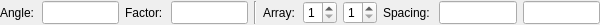
<?xml version="1.0" encoding="UTF-8"?>
<ui version="4.0">
 <class>Ui_InsertOptions</class>
 <widget class="QWidget" name="Ui_InsertOptions">
  <property name="geometry">
   <rect>
    <x>0</x>
    <y>0</y>
    <width>600</width>
    <height>24</height>
   </rect>
  </property>
  <property name="sizePolicy">
   <sizepolicy hsizetype="Preferred" vsizetype="Preferred">
    <horstretch>0</horstretch>
    <verstretch>0</verstretch>
   </sizepolicy>
  </property>
  <property name="minimumSize">
   <size>
    <width>0</width>
    <height>0</height>
   </size>
  </property>
  <property name="maximumSize">
   <size>
    <width>16777215</width>
    <height>16777215</height>
   </size>
  </property>
  <property name="windowTitle">
   <string>Insert Options</string>
  </property>
  <property name="toolTip">
   <string/>
  </property>
  <layout class="QGridLayout" name="gridLayout">
   <property name="leftMargin">
    <number>0</number>
   </property>
   <property name="topMargin">
    <number>1</number>
   </property>
   <property name="rightMargin">
    <number>0</number>
   </property>
   <property name="bottomMargin">
    <number>1</number>
   </property>
   <item row="0" column="0">
    <widget class="QLabel" name="lAngle">
     <property name="sizePolicy">
      <sizepolicy hsizetype="Preferred" vsizetype="Preferred">
       <horstretch>0</horstretch>
       <verstretch>0</verstretch>
      </sizepolicy>
     </property>
     <property name="minimumSize">
      <size>
       <width>36</width>
       <height>0</height>
      </size>
     </property>
     <property name="text">
      <string>Angle:</string>
     </property>
     <property name="wordWrap">
      <bool>false</bool>
     </property>
    </widget>
   </item>
   <item row="0" column="1">
    <widget class="QLineEdit" name="leAngle">
     <property name="sizePolicy">
      <sizepolicy hsizetype="Preferred" vsizetype="Preferred">
       <horstretch>0</horstretch>
       <verstretch>0</verstretch>
      </sizepolicy>
     </property>
     <property name="minimumSize">
      <size>
       <width>32</width>
       <height>0</height>
      </size>
     </property>
     <property name="toolTip">
      <string>Rotation Angle</string>
     </property>
    </widget>
   </item>
   <item row="0" column="2">
    <widget class="QLabel" name="lFactor">
     <property name="sizePolicy">
      <sizepolicy hsizetype="Preferred" vsizetype="Preferred">
       <horstretch>0</horstretch>
       <verstretch>0</verstretch>
      </sizepolicy>
     </property>
     <property name="minimumSize">
      <size>
       <width>40</width>
       <height>0</height>
      </size>
     </property>
     <property name="text">
      <string>Factor:</string>
     </property>
     <property name="wordWrap">
      <bool>false</bool>
     </property>
    </widget>
   </item>
   <item row="0" column="3">
    <widget class="QLineEdit" name="leFactor">
     <property name="sizePolicy">
      <sizepolicy hsizetype="Preferred" vsizetype="Preferred">
       <horstretch>0</horstretch>
       <verstretch>0</verstretch>
      </sizepolicy>
     </property>
     <property name="minimumSize">
      <size>
       <width>32</width>
       <height>0</height>
      </size>
     </property>
     <property name="toolTip">
      <string>Scale Factor</string>
     </property>
    </widget>
   </item>
   <item row="0" column="4">
    <widget class="Line" name="line">
     <property name="orientation">
      <enum>Qt::Vertical</enum>
     </property>
    </widget>
   </item>
   <item row="0" column="5">
    <widget class="QLabel" name="lArray">
     <property name="sizePolicy">
      <sizepolicy hsizetype="Preferred" vsizetype="Preferred">
       <horstretch>0</horstretch>
       <verstretch>0</verstretch>
      </sizepolicy>
     </property>
     <property name="minimumSize">
      <size>
       <width>34</width>
       <height>0</height>
      </size>
     </property>
     <property name="text">
      <string>Array:</string>
     </property>
     <property name="wordWrap">
      <bool>false</bool>
     </property>
    </widget>
   </item>
   <item row="0" column="6">
    <widget class="QSpinBox" name="sbColumns">
     <property name="sizePolicy">
      <sizepolicy hsizetype="Preferred" vsizetype="Preferred">
       <horstretch>0</horstretch>
       <verstretch>0</verstretch>
      </sizepolicy>
     </property>
     <property name="minimumSize">
      <size>
       <width>34</width>
       <height>0</height>
      </size>
     </property>
     <property name="toolTip">
      <string>Number of Columns</string>
     </property>
     <property name="minimum">
      <number>1</number>
     </property>
     <property name="maximum">
      <number>10000</number>
     </property>
    </widget>
   </item>
   <item row="0" column="7">
    <widget class="QSpinBox" name="sbRows">
     <property name="sizePolicy">
      <sizepolicy hsizetype="Preferred" vsizetype="Preferred">
       <horstretch>0</horstretch>
       <verstretch>0</verstretch>
      </sizepolicy>
     </property>
     <property name="minimumSize">
      <size>
       <width>34</width>
       <height>0</height>
      </size>
     </property>
     <property name="toolTip">
      <string>Number of Rows</string>
     </property>
     <property name="minimum">
      <number>1</number>
     </property>
     <property name="maximum">
      <number>10000</number>
     </property>
    </widget>
   </item>
   <item row="0" column="8">
    <widget class="QLabel" name="lSpacing">
     <property name="sizePolicy">
      <sizepolicy hsizetype="Preferred" vsizetype="Preferred">
       <horstretch>0</horstretch>
       <verstretch>0</verstretch>
      </sizepolicy>
     </property>
     <property name="minimumSize">
      <size>
       <width>50</width>
       <height>0</height>
      </size>
     </property>
     <property name="text">
      <string>Spacing:</string>
     </property>
     <property name="wordWrap">
      <bool>false</bool>
     </property>
    </widget>
   </item>
   <item row="0" column="9">
    <widget class="QLineEdit" name="leColumnSpacing">
     <property name="sizePolicy">
      <sizepolicy hsizetype="Preferred" vsizetype="Preferred">
       <horstretch>0</horstretch>
       <verstretch>0</verstretch>
      </sizepolicy>
     </property>
     <property name="minimumSize">
      <size>
       <width>32</width>
       <height>0</height>
      </size>
     </property>
     <property name="toolTip">
      <string>Column Spacing</string>
     </property>
    </widget>
   </item>
   <item row="0" column="10">
    <widget class="QLineEdit" name="leRowSpacing">
     <property name="sizePolicy">
      <sizepolicy hsizetype="Preferred" vsizetype="Preferred">
       <horstretch>0</horstretch>
       <verstretch>0</verstretch>
      </sizepolicy>
     </property>
     <property name="minimumSize">
      <size>
       <width>32</width>
       <height>0</height>
      </size>
     </property>
     <property name="toolTip">
      <string>Row Spacing</string>
     </property>
    </widget>
   </item>
   <item row="0" column="11">
    <spacer name="horizontalSpacer">
     <property name="orientation">
      <enum>Qt::Horizontal</enum>
     </property>
     <property name="sizeHint" stdset="0">
      <size>
       <width>0</width>
       <height>0</height>
      </size>
     </property>
    </spacer>
   </item>
  </layout>
 </widget>
 <layoutdefault spacing="6" margin="11"/>
 <resources/>
 <connections/>
 <slots>
  <slot>updateData()</slot>
 </slots>
</ui>
